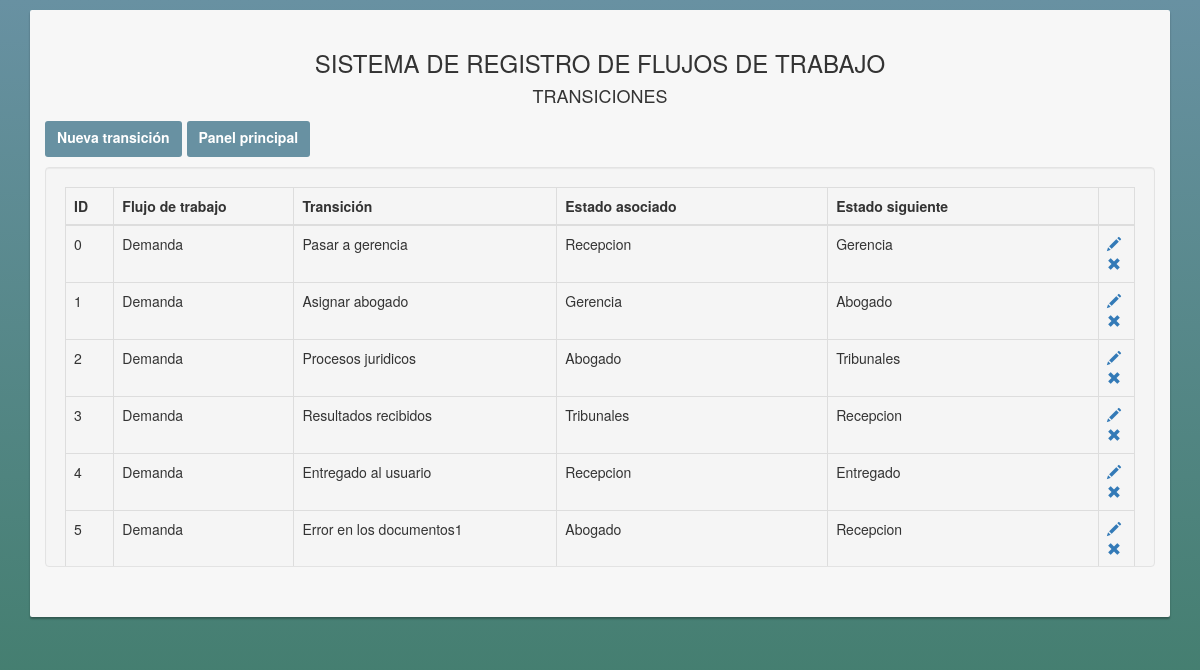
The app's page /transiciones/lista.php (signed in) with its own data.
### tables this page shows
CREATE TABLE `transicion` (
  `id_transicion` int(11) NOT NULL,
  `nombre` varchar(30) NOT NULL,
  `descripcion` varchar(80) NOT NULL,
  `estado_siguiente` int(11) NOT NULL,
  `estado_asociado` int(11) NOT NULL
);

CREATE TABLE `workflow` (
  `id_workflow` int(11) NOT NULL,
  `nombre` varchar(30) NOT NULL,
  `descripcion` varchar(30) NOT NULL,
  `id_categoria` int(11) NOT NULL
);

CREATE TABLE `estado` (
  `id_estado` int(11) NOT NULL,
  `nombre` varchar(30) NOT NULL,
  `descripcion` varchar(80) NOT NULL,
  `id_workflow` int(11) NOT NULL,
  `inicial` int(11) NOT NULL,
  `final` int(11) NOT NULL,
  `id_tipo` int(11) NOT NULL
);

### transiciones/lista.php (the view, shortened to what this page needs)
<?php
require_once '../conexion.php';
$query= "select transicion.id_transicion,transicion.nombre, esta.nombre as asociado, est.nombre as siguiente,workflow.nombre as nombre_workflow
	from transicion
	inner join estado as est
	on transicion.estado_siguiente=est.id_estado
	inner join estado as esta
	on transicion.estado_asociado=esta.id_estado
	inner join workflow
	on est.id_workflow=workflow.id_workflow
    ORDER BY transicion.id_transicion";
$result = mysqli_query($link,$query);
?>
<!DOCTYPE html>
<html>
<head>
    <link href="../css/bootstrap.css" rel="stylesheet">
    <link href="../css/style.css" rel="stylesheet">
</head>
<body>
<div class="container">
    <div class="card card-container">
        <div class="center-align">
            <h3 class="text-uppercase">Sistema de registro de flujos de trabajo</h3>
            <h4 class="text-uppercase">Transiciones</h4>
        </div>
        <div class="btn-toolbar">
            <a class="btn btn-primary btn-wrk" href="transicion.php">Nueva transición</a>
            <a class="btn btn-primary btn-wrk" href="../dashboard_admin.php">Panel principal</a>
        </div>
        <div class="well">
            <table class="table table-bordered table-responsive">
                <thead>
                <tr>
                    <th>ID</th>
                    <th>Flujo de trabajo</th>
                    <th>Transición</th>
                    <th>Estado asociado</th>
                    <th>Estado siguiente</th>
                    <th style="width: 36px;"></th>
                </tr>
                </thead>
                <tbody>
                <?php
                if (mysqli_num_rows($result) > 0):
                    while ($row = mysqli_fetch_assoc($result)):
                        ?>
                        <tr>
                            <td><?php echo $row['id_transicion'] ?></td>
                            <td><?php echo $row['nombre_workflow'] ?></td>
                            <td><?php echo $row['nombre'] ?></td>
                            <td><?php echo $row['asociado'] ?></td>
                            <td><?php echo $row['siguiente'] ?></td>
                            <td>
                                <a href="transicion.php?id=<?php echo $row['id_transicion'] ?>"><i
                                            class="glyphicon glyphicon-pencil"></i></a>
                                <a href="#" data-toggle="modal" class="delete-transicion"
                                   data-id="<?php echo $row['id_transicion'] ?>" data-target="#myModal"><i
                                            class="glyphicon glyphicon-remove"></i></a>
                            </td>
                        </tr>
                        <?php
                    endwhile;
                endif;
                ?>
                </tbody>
            </table>
        </div>
    </div>
</div>
</body>
</html>

### css/style.css (style rules this page uses)
body, html { height: 100%; background-repeat: no-repeat; background-image: linear-gradient(rgb(104, 145, 162), rgb(12, 97, 33)); }
.center-align { text-align: center; }
.card { background-color: #F7F7F7; padding: 20px 15px 30px; margin: 0 auto 25px; margin-top: 10px; -moz-border-radius: 2px; -webkit-border-radius: 2px; border-radius: 2px; -moz-box-shadow: 0px 2px 2px rgba(0, 0, 0, 0.3); -webkit-box-shadow: 0px 2px 2px rgba(0, 0, 0, 0.3); box-shadow: 0px 2px 2px rgba(0, 0, 0, 0.3); }
.well { margin-top: 10px; max-height: 400px; overflow-y: scroll; }
.btn.btn-wrk { background-color: rgb(104, 145, 162); font-weight: 700; font-size: 14px; height: 36px; -moz-border-radius: 3px; -webkit-border-radius: 3px; border-radius: 3px; border: none; -o-transition: all 0.218s; -moz-transition: all 0.218s; -webkit-transition: all 0.218s; transition: all 0.218s; }
.btn { background-color: rgb(104, 145, 162); -o-transition: all 0.218s; -moz-transition: all 0.218s; -webkit-transition: all 0.218s; transition: all 0.218s; margin-top:5px; }

### records on screen
transicion: id_transicion "0", workflow.nombre "Demanda", nombre "Pasar a gerencia", estado_asociado.nombre "Recepcion", estado_siguiente.nombre "Gerencia"
transicion: id_transicion "1", workflow.nombre "Demanda", nombre "Asignar abogado", estado_asociado.nombre "Gerencia", estado_siguiente.nombre "Abogado"
transicion: id_transicion "2", workflow.nombre "Demanda", nombre "Procesos juridicos", estado_asociado.nombre "Abogado", estado_siguiente.nombre "Tribunales"
transicion: id_transicion "3", workflow.nombre "Demanda", nombre "Resultados recibidos", estado_asociado.nombre "Tribunales", estado_siguiente.nombre "Recepcion"
transicion: id_transicion "4", workflow.nombre "Demanda", nombre "Entregado al usuario", estado_asociado.nombre "Recepcion", estado_siguiente.nombre "Entregado"
transicion: id_transicion "5", workflow.nombre "Demanda", nombre "Error en los documentos1", estado_asociado.nombre "Abogado", estado_siguiente.nombre "Recepcion"
